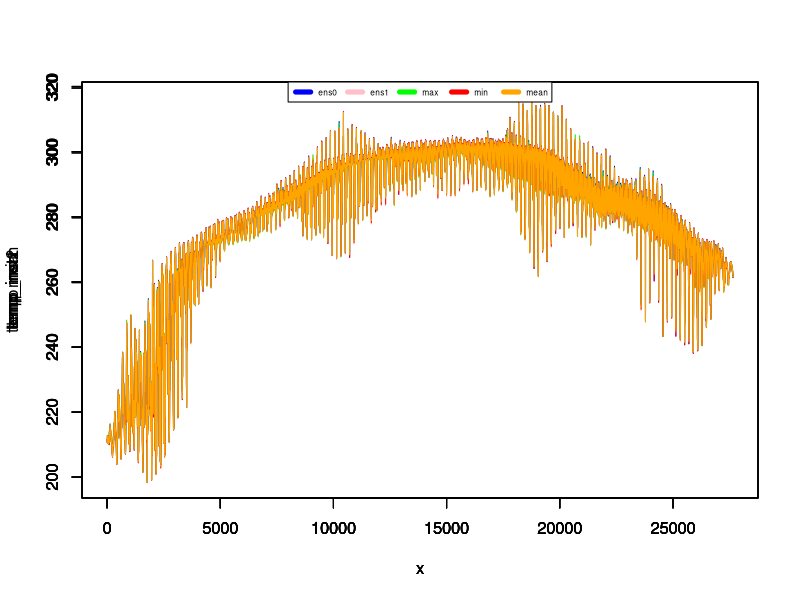
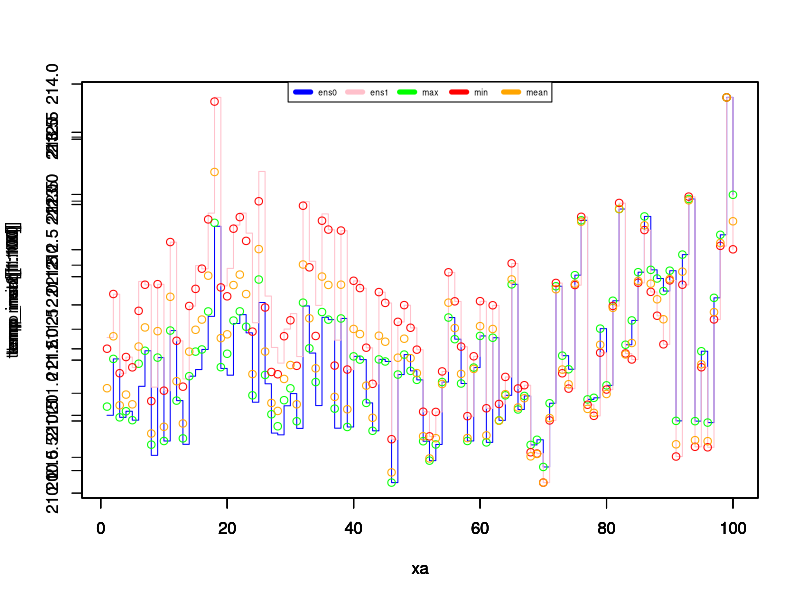
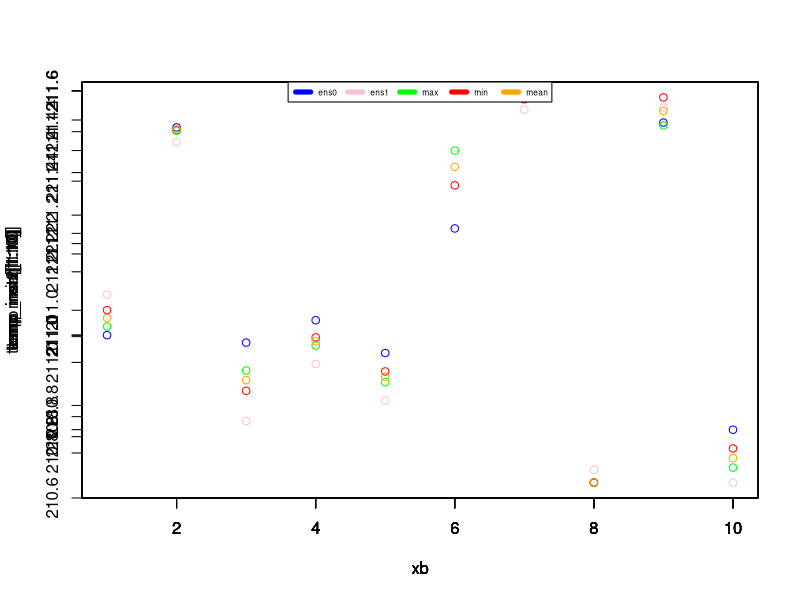
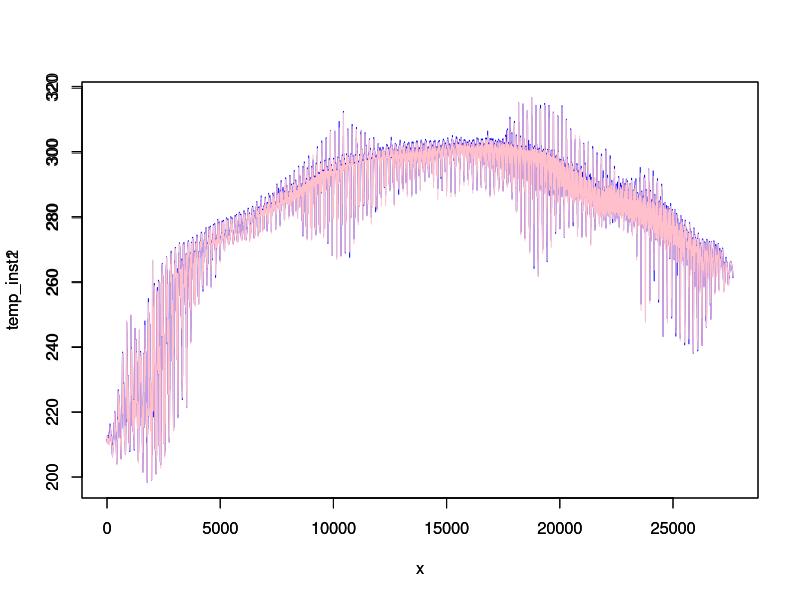
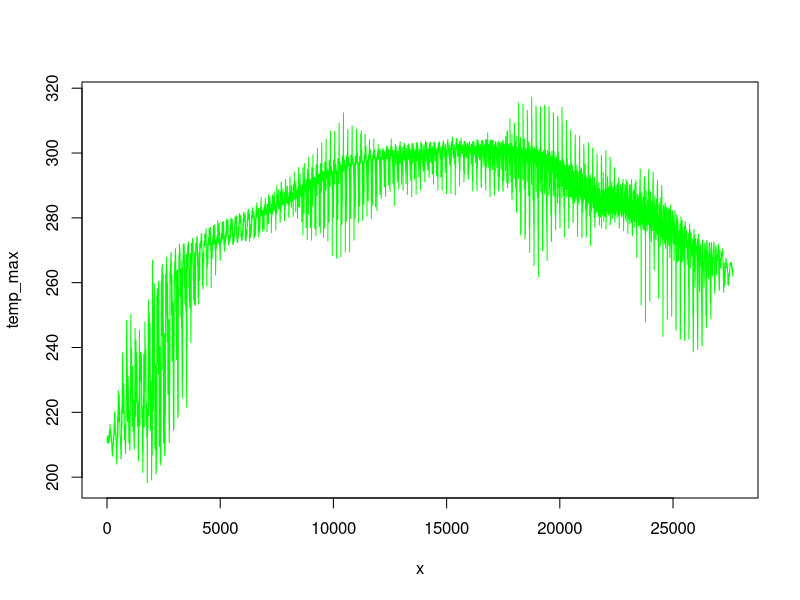
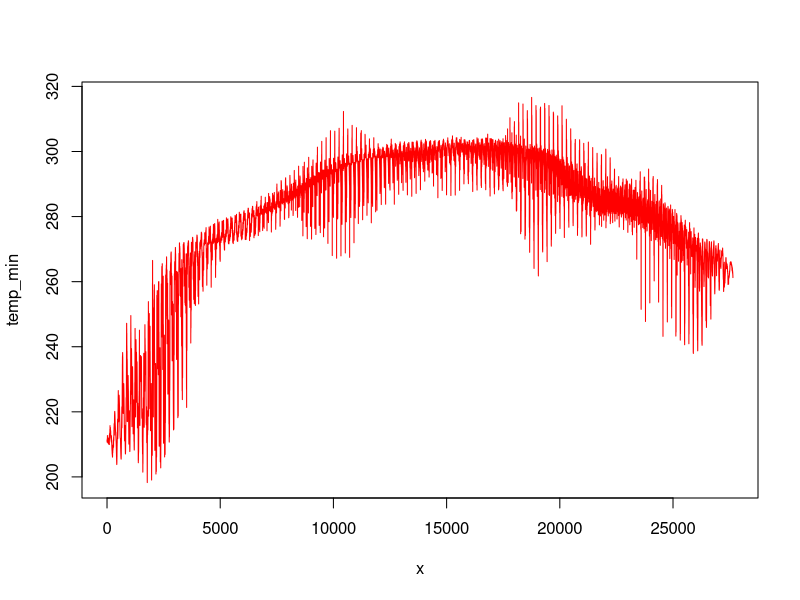
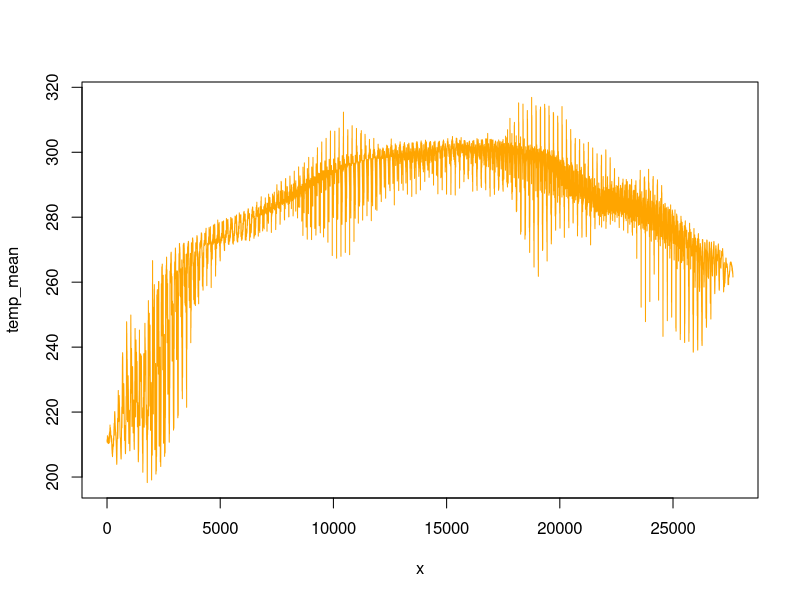

These charts were generated, in order, by the following R code:
#!/usr/bin/env Rscript

# ########################################################

pdf("temp.pdf") # either save all files in one pdf or the files in specific pdfs; find an option to automatise the choice

# temp_inst = read.csv("temp-inst.csv")
# temp_max = read.csv("temp-max.csv")
# temp_min = read.csv("temp-min.csv")
# temp_mean = read.csv("temp-mean.csv")

# data = read.table("test.csv", header=FALSE, sep = ',')
temp_inst1 = read.table("inst12.txt", header=FALSE, sep = ',')
temp_inst2 = read.table("inst22.txt", header=FALSE, sep = ',')
temp_max = read.table("max2.txt", header=FALSE, sep = ',')
temp_min = read.table("min2.txt", header=FALSE, sep = ',')
temp_mean = read.table("mean2.txt", header=FALSE, sep = ',')
temp_stdev = read.table("stdev2.txt", header=FALSE, sep = ',')

x1=length(temp_inst1)
x2=length(temp_inst2)
x3=length(temp_max)
x4=length(temp_min)
x5=length(temp_mean)
x6=length(temp_stdev)

print(x1)
print(x2)
print(x3)
print(x4)
print(x5)
print(x6)

x = seq(1, x1, 1)


plot(x,temp_inst1,type="l",col="blue") 
par(new = TRUE)
plot(x,temp_inst2,type="l",col="pink") 
par(new = TRUE)
plot(x,temp_max,type="l",col="green",) 
par(new = TRUE)
plot(x,temp_min,type="l",col="red") 
par(new = TRUE)
plot(x,temp_mean,type="l",col="orange") 
par(new = TRUE)
#lines(x,temp_stdev,col="pink")
plot_colors <- c("blue","pink","green","red","orange") 
par(new = TRUE)
legend(x = "top",inset = 0,
        legend = c("ens0", "ens1","max", "min","mean"), 
        col=plot_colors, lwd=5, cex=.5, horiz = TRUE)


xa = seq(1, 100, 1)


plot(xa,temp_inst1[1:100],type="s",col="blue")
par(new = TRUE)
plot(xa,temp_inst2[1:100],type="s",col="pink")
par(new = TRUE)
plot(xa,temp_max[1:100],type="p",col="green",)
par(new = TRUE)
plot(xa,temp_min[1:100],type="p",col="red")
par(new = TRUE)
plot(xa,temp_mean[1:100],type="p",col="orange")
par(new = TRUE)
#lines(x,temp_stdev,col="pink")
plot_colors <- c("blue","pink","green","red","orange")
par(new = TRUE)
legend(x = "top",inset = 0,
        legend = c("ens0", "ens1","max", "min","mean"),
        col=plot_colors, lwd=5, cex=.5, horiz = TRUE)


xb = seq(1, 10, 1)


plot(xb,temp_inst1[1:10],type="p",col="blue")
par(new = TRUE)
plot(xb,temp_inst2[1:10],type="p",col="pink")
par(new = TRUE)
plot(xb,temp_max[1:10],type="p",col="green",)
par(new = TRUE)
plot(xb,temp_min[1:10],type="p",col="red")
par(new = TRUE)
plot(xb,temp_mean[1:10],type="p",col="orange")
par(new = TRUE)
#lines(x,temp_stdev,col="pink")
plot_colors <- c("blue","pink","green","red","orange")
par(new = TRUE)
legend(x = "top",inset = 0,
        legend = c("ens0", "ens1","max", "min","mean"),
        col=plot_colors, lwd=5, cex=.5, horiz = TRUE)

#print(temp_inst1[1:10])
#print(temp_inst2[1:10])
#print(temp_max[1:10])
#print(temp_min[1:10])
#print(temp_mean[1:10])


plot(x,temp_inst1,type="l",col="blue")
par(new = TRUE)
plot(x,temp_inst2,type="l",col="pink")

plot(x,temp_max,type="l",col="green")

plot(x,temp_min,type="l",col="red")

plot(x,temp_mean,type="l",col="orange")

#plot(x,temp_stdev,col="pink")

#dev.off()
print("Graphics constructed with success!")
